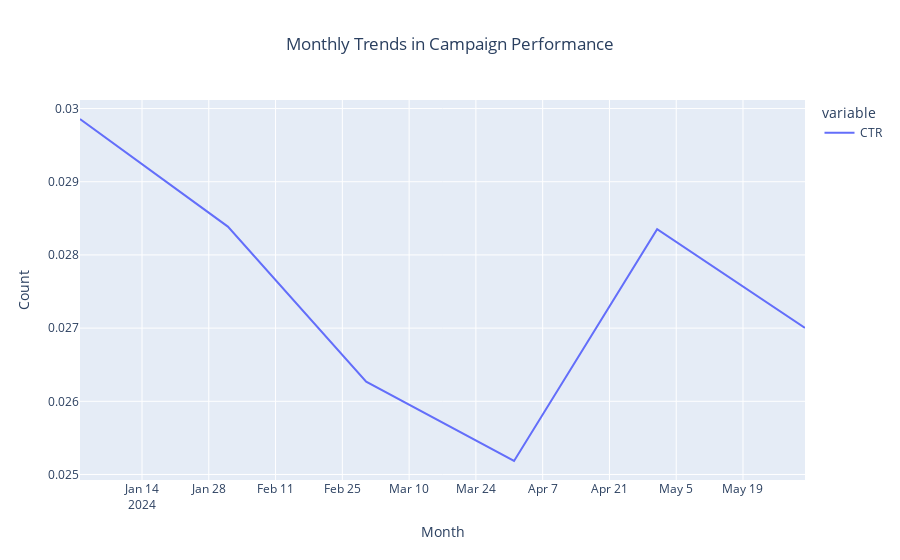

Notebook source saved alongside this figure:
### Code cell
fig_monthly = px.line(monthly_data, x='month', y=['CTR'],
                      title='Monthly Trends in Campaign Performance',
                      labels={'value': 'Count', 'month': 'Month'})
fig_monthly.update_layout(title_x=0.5)
fig_monthly.show()

### Figure 1 — Plotly figure (JSON) as saved in the notebook; plotly's stock layout.template omitted (floating-point values rounded to 4 significant figures)
{"data": [{"hovertemplate": "variable=CTR<br>Month=%{x}<br>Count=%{y}<extra></extra>", "legendgroup": "CTR", "line": {"color": "#636efa", "dash": "solid"}, "marker": {"symbol": "circle"}, "mode": "lines", "name": "CTR", "orientation": "v", "showlegend": true, "type": "scatter", "x": ["2024-01", "2024-02", "2024-03", "2024-04", "2024-05", "2024-06"], "xaxis": "x", "y": [0.02986, 0.02839, 0.02627, 0.02518, 0.02835, 0.027], "yaxis": "y"}], "layout": {"legend": {"title": {"text": "variable"}, "tracegroupgap": 0}, "title": {"text": "Monthly Trends in Campaign Performance", "x": 0.5}, "xaxis": {"anchor": "y", "domain": [0, 1], "title": {"text": "Month"}}, "yaxis": {"anchor": "x", "domain": [0, 1], "title": {"text": "Count"}}}}
